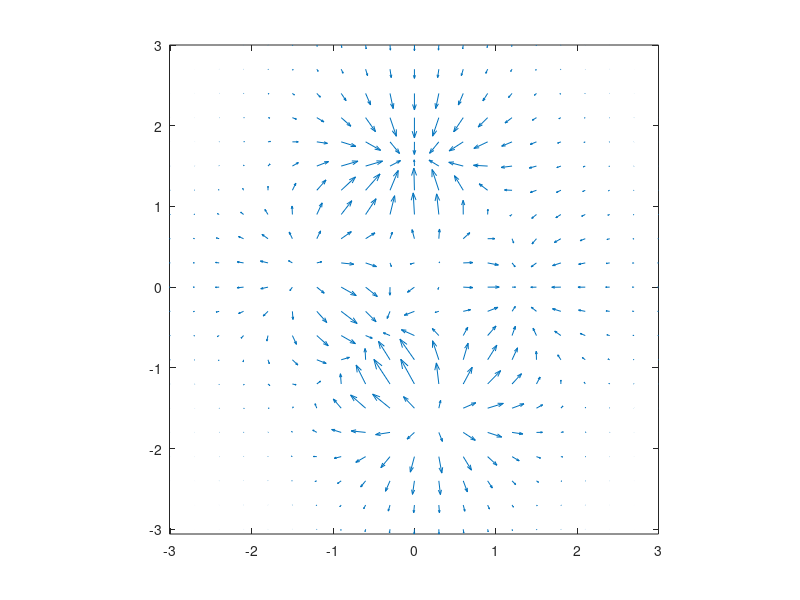

The MATLAB source for this figure:
point_n = 21;
[xx, yy, zz] = peaks(point_n);
dx = 6/(point_n - 1);
dy = 6/(point_n - 1);
[px, py] = gradient(zz, dx, dy);
quiver(xx, yy, px, py);
axis equal; axis square;
axis([-inf inf -inf inf]);
